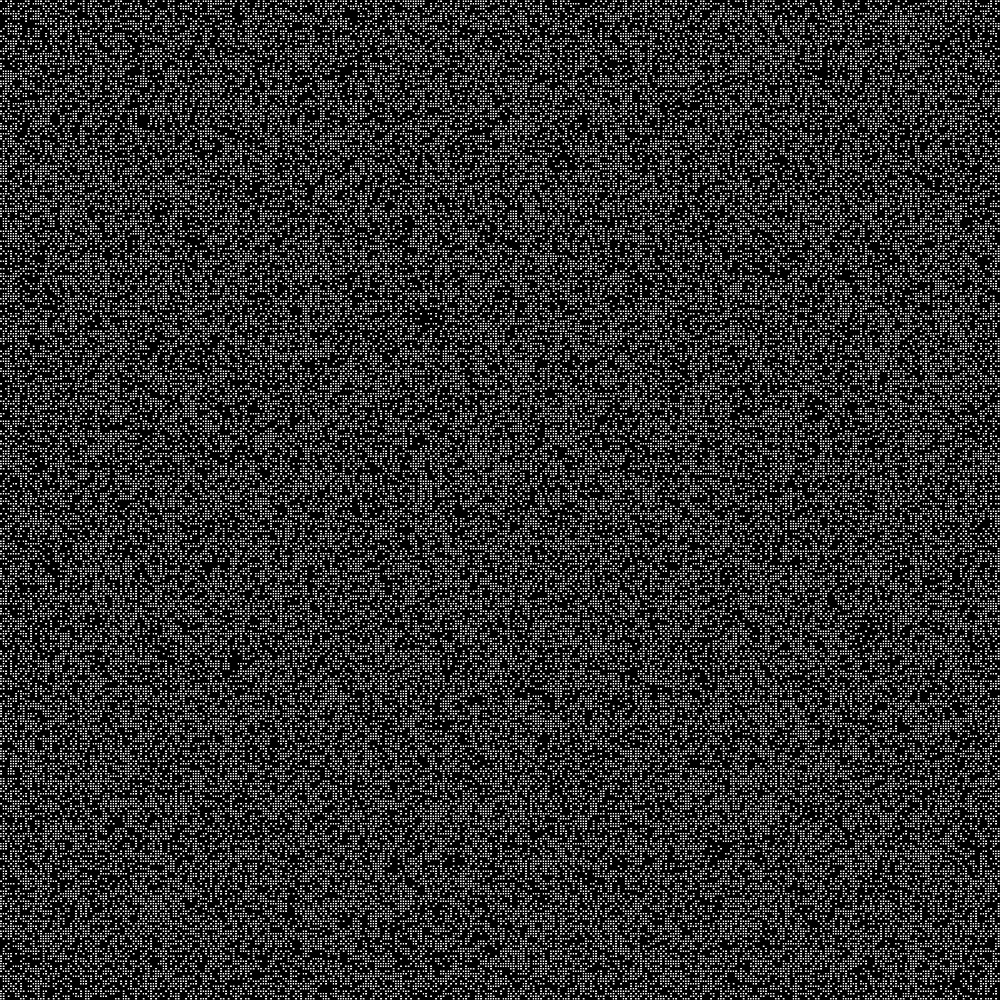
Frame 1 (no input)
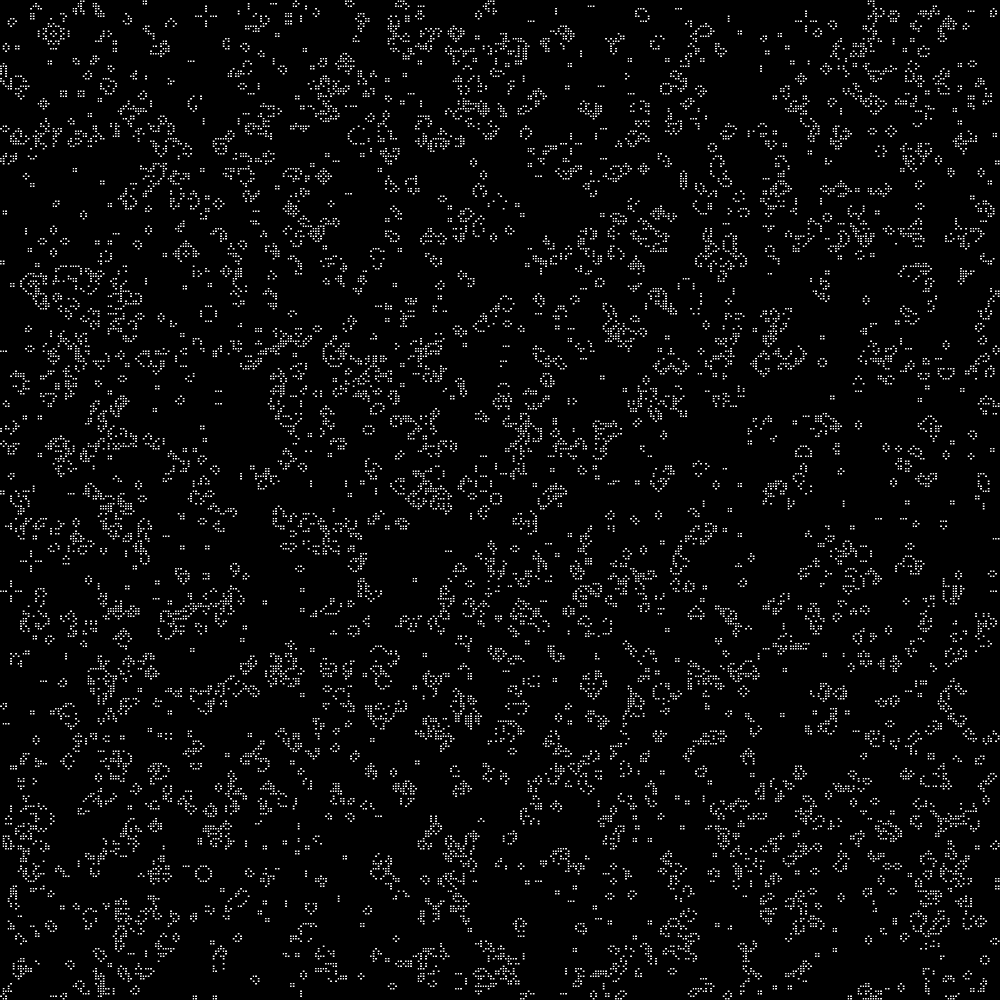
Frame 60 (no input)
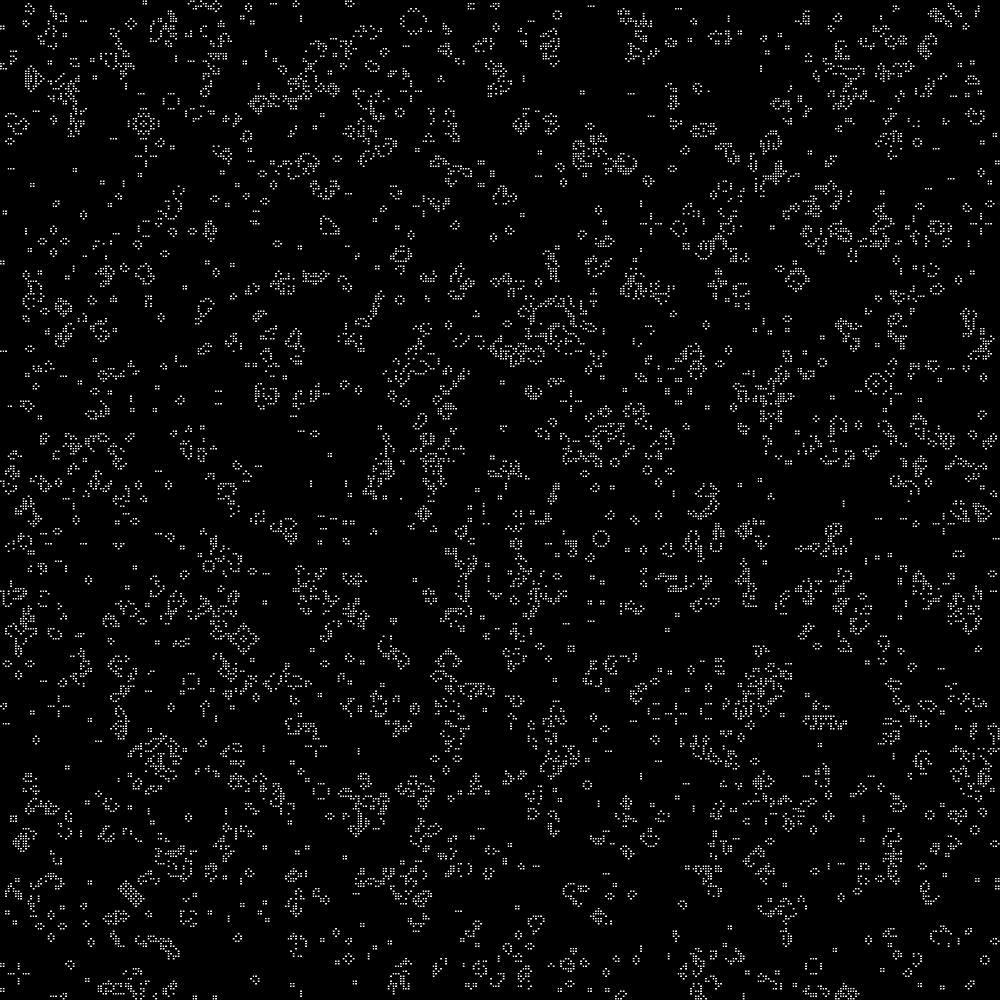
Frame 120 (the mouse pressed at the canvas centre since frame 60)

The p5.js sketch that drew these frames (run headless with seeded random() and noise() and a simulated clock; from frame 60 on, the mouse is pressed at the canvas centre):

// p5.js sketch
// ── sketch.js
let cells;

const rows = 400;
const cols = 400;

let cellW;
let cellH;
let totalCells;

function setup() {
  createCanvas(1000, 1000);

  cells = new Set();

  cellW = width / cols;
  cellH = height / rows;

  totalCells = rows * cols;

  for (let i = 0; i < totalCells; i++) {
    if (floor(random(2)) > 0) {
      cells.add(i);
    }
  }
}

function draw() {
  background(0);
  fill(255);
  stroke(0);

  const nextCells = new Set();

  for (const cellIndex of cells.values()) {
    const [x, y] = indexToCoords(cellIndex);

    // draw currenly alive cells
    rect(x, y, cellW, cellH);

    // add cell candidates for next iteration
    addCellCandidates(cellIndex, nextCells);
  }

  for (const cellIndex of nextCells.values()) {
    const numNeighbors = countNeighbors(cellIndex, cells);

    if (!(numNeighbors == 3 || (cells.has(cellIndex) && numNeighbors == 2))) {
      nextCells.delete(cellIndex);
    }
  }

  cells = nextCells;
  // noLoop();
}

function indexToCoords(i) {
  const x = (i % cols) * cellW;
  const y = floor(i / rows) * cellH;

  return [x, y];
}

// all surrounding cells are potential candidates that
// have to be checked before the next generation
// in the row: index - 1, index, index + 1
// in the column: index - cols, index, index + cols
function addCellCandidates(index, candidates) {
  const col = index % cols;
  for (let i = -1; i <= 1; i++) {
    const newCol = col + i;

    if (newCol < 0 || newCol >= cols) {
      continue;
    }

    for (let j = -cols; j <= index + cols + 1; j += cols) {
      const newIndex = index + i + j;

      if (newIndex < 0 || newIndex >= totalCells) {
        continue;
      }

      candidates.add(newIndex);
    }
  }
}

// counts the number of neighbors a cell with the index index
// has inside of the cells set
function countNeighbors(index, cells) {
  let sum = 0;
  const col = index % cols;
  const row = floor(index / rows);

  for (let currentCol = col - 1; currentCol <= col + 1; currentCol++) {
    if (currentCol < 0 || currentCol >= cols) {
      continue;
    }

    for (let currentRow = row - 1; currentRow <= row + 1; currentRow++) {
      // don't count the cell itself
      if (
        currentRow < 0 ||
        currentRow >= rows ||
        (col == currentCol && row == currentRow)
      ) {
        continue;
      }

      const currentIndex = currentRow * rows + currentCol;
      if (cells.has(currentIndex)) {
        sum++;
      }
    }
  }

  return sum;
}

// ── cell.js
class Cell {
  constructor(row, col) {
    this.row = row;
    this.col = col;
  }

  draw() {
    fill(255);
    rect(this.col * cellW, this.row * cellH, cellW, cellH);
  }

  // adds this cells neighbors as candidates
  // for cells in the next generation
  addCellCandidates(cells) {
    for (let dr = -1; dr <= 1; dr++) {
      for (let dc = -1; dc <= 1; dc++) {
        // don't add the cell itself
        if (dr == 0 && dc == 0) {
          continue;
        }

        cells.add(new Cell(this.row + dr, this.col + dc));
      }
    }
  }

  countNeighbors(cells) {
    let sum = 0;

    for (let dr = -1; dr <= 1; dr++) {
      for (let dc = -1; dc <= 1; dc++) {
        // don't count the cell itself
        if (dr == 0 && dc == 0) {
          continue;
        }

        if (cells.has(new Cell(this.row + dr, this.col + dc))) {
          sum += 1;
        }
      }
    }

    return sum;
  }
}
